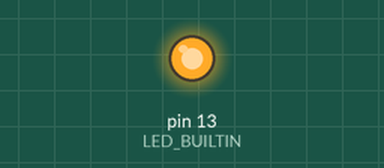
Recording of a sketch running on a simulated Arduino Uno, built with avr-gcc and run on an emulated ATmega328P. Shown: output pins drawn as LEDs (lit = HIGH).

Above: at 0.5 s.
At 57.5 s:
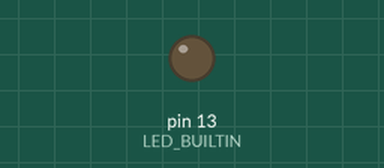
Timing chart, 0 to 59.8 s (numbered marks = the images above):
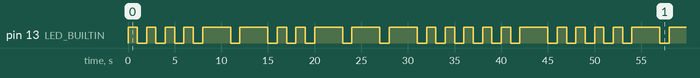

Measured:
- by itself, pin 13 (LED_BUILTIN): moves between LOW and HIGH, repeating every 46.0 s
- by itself, everything shown: repeats every 46.0 s, in 34 steps

The sketch:

morsecode.ino
```cpp
char string[] = "SANJIV";

void dot() {
  digitalWrite(LED_BUILTIN, HIGH);   // turn the LED on (HIGH is the voltage level)
  delay(1000);                       // wait for 1 second
  digitalWrite(LED_BUILTIN, LOW);    // turn the LED off by making the voltage LOW
  delay(1000);
}
void dash() {
  digitalWrite(LED_BUILTIN, HIGH);   // turn the LED on (HIGH is the voltage level)
  delay(3000);                       // wait for 3 second
  digitalWrite(LED_BUILTIN, LOW);    // turn the LED off by making the voltage LOW
  delay(1000);
}

void setup() {
  // initialize digital pin LED_BUILTIN as an output.
  pinMode(LED_BUILTIN, OUTPUT);
}

// the loop function runs over and over again forever
void loop() {
      for(int i = 0; i < sizeof(string); i++){
         if(string[i] == 'A'){
            dot();
            dash();
         }
         else if(string[i] == 'B'){
            dash();
            dot();
            dot();
            dot();
         }
         else if(string[i] == 'C'){
            dash();
            dot();
            dash();
            dot();
         }
         else if(string[i] == 'D'){
            dash();
            dot();
            dot();
         }
         else if(string[i] == 'E'){
            dot();
         }
         else if(string[i] == 'F'){
            dot();
            dot();
            dash();
            dot();
         }
         else if(string[i] == 'G'){
            dash();
            dash();
            dot();
         }
         else if(string[i] == 'H'){
            dot();
            dot();
            dot();
            dot();
         }
         else if(string[i] == 'I'){
            dot();
            dot();
         }
         else if(string[i] == 'J'){
            dot();
            dash();
            dash();
            dash();
         }
         else if(string[i] == 'K'){
            dash();
            dot();
            dash();
         }
         else if(string[i] == 'L'){
            dot();
            dash();
            dot();
            dot();
         }
         else if(string[i] == 'M'){
            dash();
            dash();
         }
         else if(string[i] == 'N'){
            dash();
            dot();
         }
         else if(string[i] == 'O'){
            dash();
            dash();
            dash();
         }
         else if(string[i] == 'P'){
            dot();
            dash();
            dash();
            dot();
         }
         else if(string[i] == 'Q'){
            dash();
            dash();
            dot();
            dash();
         }
         else if(string[i] == 'R'){
            dot();
            dash();
            dot();
         }
         else if(string[i] == 'S'){
            dot();
            dot();
            dot();
         }
         else if(string[i] == 'T'){
            dash();
         }
         else if(string[i] == 'U'){
            dot();
            dot();
            dash();
         }
         else if(string[i] == 'V'){
            dot();
            dot();
            dot();
            dash();
         }
         else if(string[i] == 'W'){
            dot();
            dash();
            dash();
         }
         else if(string[i] == 'X'){
            dash();
            dot();
            dot();
            dash();
         }
         else if(string[i] == 'Y'){
            dash();
            dot();
            dash();
            dash();
         }
         else if(string[i] == 'Z'){
          dash();
          dash();
          dot();
          dot();
         }
      }
}
```
